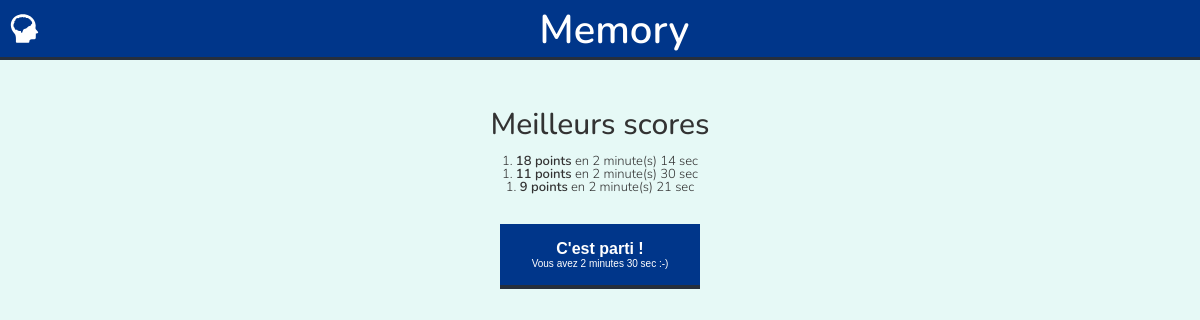
The page / on the database its author committed.
### tables this page shows
CREATE TABLE IF NOT EXISTS `scores` (
  `id` int(4) NOT NULL AUTO_INCREMENT,
  `total` int(2) NOT NULL,
  `duree` int(7) NOT NULL,
  `date` datetime NOT NULL,
  PRIMARY KEY (`id`)
);

### index.php (the view, shortened to what this page needs)
<?php
require('bdd.php');
?>
<!doctype html>
<html lang="fr">
<head>
	<link href="dist/css/style.css" rel="stylesheet" />
</head>
<body>
<header>
	<img src="dist/images/logo.svg" alt="Logo Memory"/>
	<h1>Memory</h1>
</header>
<div id="intro">
	<div class="text-center">
		<h2>Meilleurs scores</h2>
		<ul class="results">
			<?php
			$query = $bdd->prepare("SELECT * FROM scores ORDER BY total DESC LIMIT 0,10")or die(print_r($query->errorInfo()));
			$query -> execute();
			$query->setFetchMode(PDO::FETCH_OBJ);
			while($donnees = $query->fetch())
			{
				echo '<li>
					1. <strong>'.$donnees->total.' point'.($donnees->total > 1 ? 's' : '').'</strong> en '.floor($donnees->duree/60/1000).' minute(s)
					'.(($donnees->duree/1000 - floor($donnees->duree/60/1000)*60)).'
					sec</li>';
			}
			?>
		</ul>
		<button>C'est parti !<span></span></button>
	</div>
</div>
</body>
</html>

### rows shown on the page
scores: total "18", shows "s", floor($donnees->duree/60/1000) "2", $donnees->duree/1000-floor($donnees->duree/60/1000)*60 "14"
scores: total "11", shows "s", floor($donnees->duree/60/1000) "2", $donnees->duree/1000-floor($donnees->duree/60/1000)*60 "30"
scores: total "9", shows "s", floor($donnees->duree/60/1000) "2", $donnees->duree/1000-floor($donnees->duree/60/1000)*60 "21"
